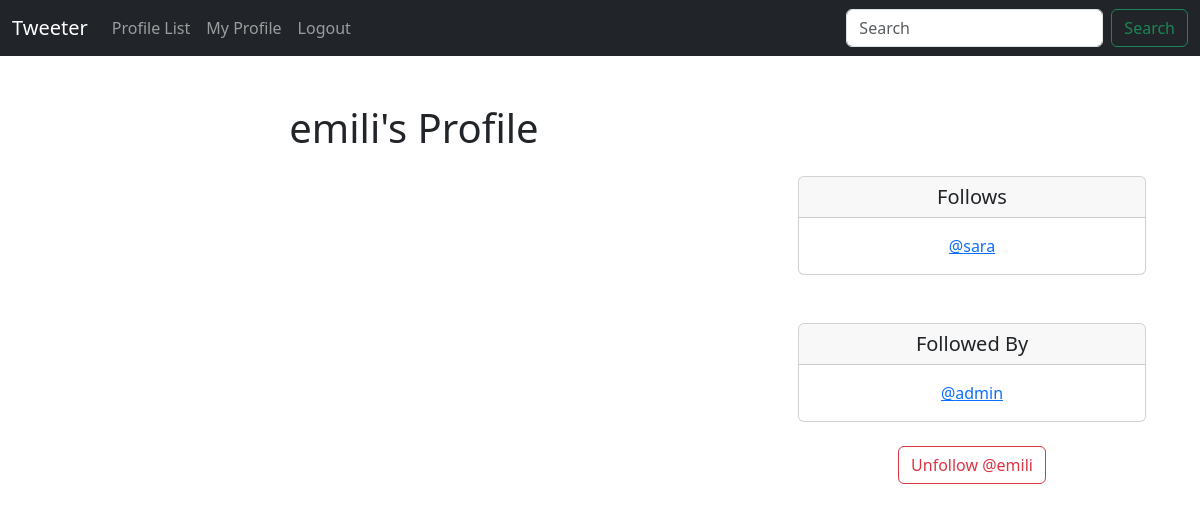
The app's page /profile/6 (signed in) with its own data.
### tweeter/models.py (models this page shows)
class Profile(models.Model):
    user = models.OneToOneField(User, on_delete=models.CASCADE)
    follows = models.ManyToManyField("self",
        related_name="followed_by",
        symmetrical=False,
        blank=True)
    date_modified = models.DateTimeField(User, auto_now=True)
    profile_image = models.ImageField(null=True, blank=True, upload_to="images/")
    def __str__(self) -> str:
        return self.user.username

### tweeter/views.py (the view, shortened to what this page needs)
# urls.py: path('profile/<int:pk>', views.profile, name='profile'),
def profile(request, pk):
    if request.user.is_authenticated:
        profile = Profile.objects.get(user_id=pk)
        tweets = Tweet.objects.filter(user_id=pk).order_by("created_at")
        return render(request, "profile.html", {"profile":profile, "tweets":tweets})
    else:
        messages.success(request, ("You must be logged in to view this page... "))
        return redirect('home')

### tweeter/templates/profile.html (shortened to what this page needs)
{% extends 'base.html' %}
{% load static %}
{% block content %}
{% if profile %}
    <div class="container text-center">
        <div class="row">
            <div class="col-8">
                <h1>{{ profile.user.username}}'s Profile </h1>
                <br/>
            </div>
            <div class="col-4">
              <br/><br/><br/>
                <div class="card">
                    <h5 class="card-header">Follows</h5>
                    <div class="card-body">
                      <p class="card-text">
                        {% for following in profile.follows.all %}
                    <a href="{% url 'profile' following.user.id %}">
                        @{{ following }}</a><br/>
                {% endfor %}
                      </p>
                    </div>
                  </div>
                <br/><br/>
                <div class="card">
                    <h5 class="card-header">Followed By</h5>
                    <div class="card-body">
                      <p class="card-text">
                        {% for following in profile.followed_by.all  %}
                    <a href="{% url 'profile' following.user.id %}">
                        @{{ following }}</a><br/>
                    {% endfor %}
                      </p>
                    </div>
                  </div>
                  <br/>
          <form method=POST>
            {% if profile in user.profile.follows.all %}
                <button class="btn btn-outline-danger" name="follow"
                value="unfollow" type="submit">
                   Unfollow @{{profile.user.username|lower}}
                </button>
            {% else %}
                <button class="btn btn-outline-success" name="follow"
                value="follow" type="submit">
                Follow @{{profile.user.username|lower}}
                </button>
            {% endif %}
          </form>
          <br/>
            </div>
        </div>
    </div>
{% endif %}
{% endblock %}

### records on screen
Profile: user.username "emili"
Profile: user.username "sara"
Profile: user.username "admin"
